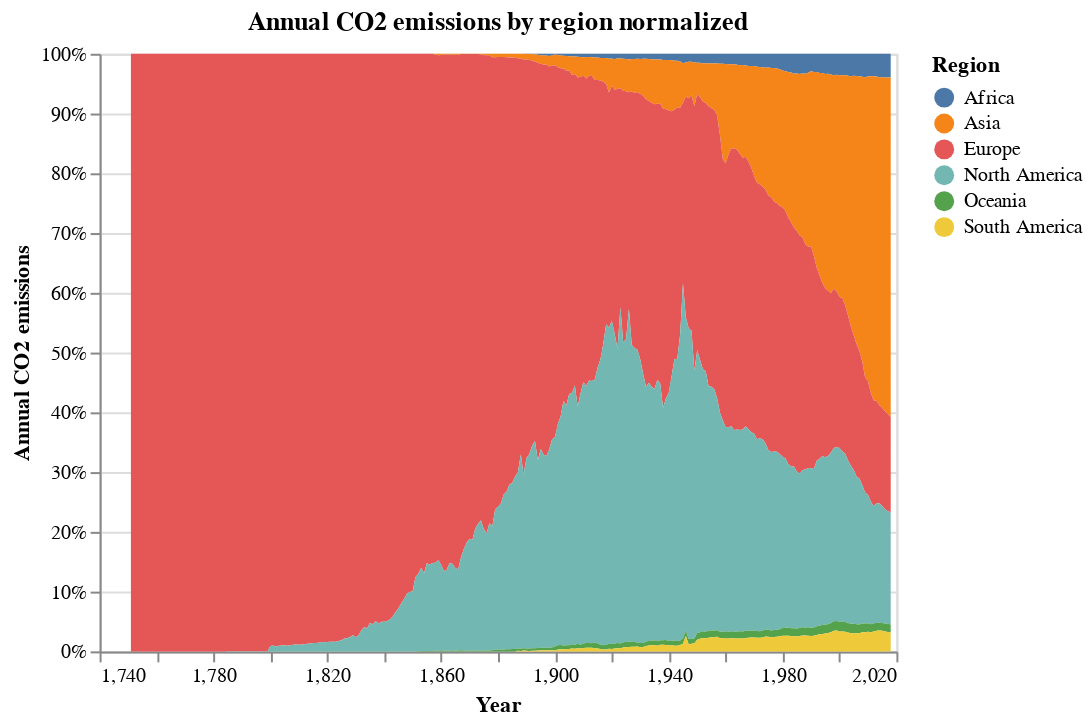

The cell this chart's notebook holds for it:
### Code cell
selection = alt.selection_multi(fields=['Region'], bind='legend')

alt.Chart(carbon_region).mark_area().encode(
    x="Year:Q",
    y=alt.Y("Annual CO2 emissions:Q", stack="normalize"),
    color="Region:N",
    opacity=alt.condition(selection, alt.value(1), alt.value(0.3))
).add_selection(
    selection
).properties(
    title='Annual CO2 emissions by region normalized'
)

### Figure 1 — Vega-Lite specification as saved in the notebook (floating-point values rounded to 4 significant figures; data arrays with more than 128 entries replaced by an {"elided": "..."} marker saying what was removed)
{"config": {"view": {"continuousWidth": 400, "continuousHeight": 300}}, "data": {"name": "data-078a1ca00bf6f140f8407783e21ff135"}, "mark": "area", "encoding": {"color": {"type": "nominal", "field": "Region"}, "opacity": {"condition": {"value": 1, "selection": "selector011"}, "value": 0.3}, "x": {"type": "quantitative", "field": "Year"}, "y": {"type": "quantitative", "field": "Annual CO2 emissions", "stack": "normalize"}}, "selection": {"selector011": {"type": "multi", "fields": ["Region"], "bind": "legend"}}, "title": "Annual CO2 emissions by region normalized", "$schema": "https://vega.github.io/schema/vega-lite/v4.8.1.json", "datasets": {"data-078a1ca00bf6f140f8407783e21ff135": {"elided": "1608 records"}}}
